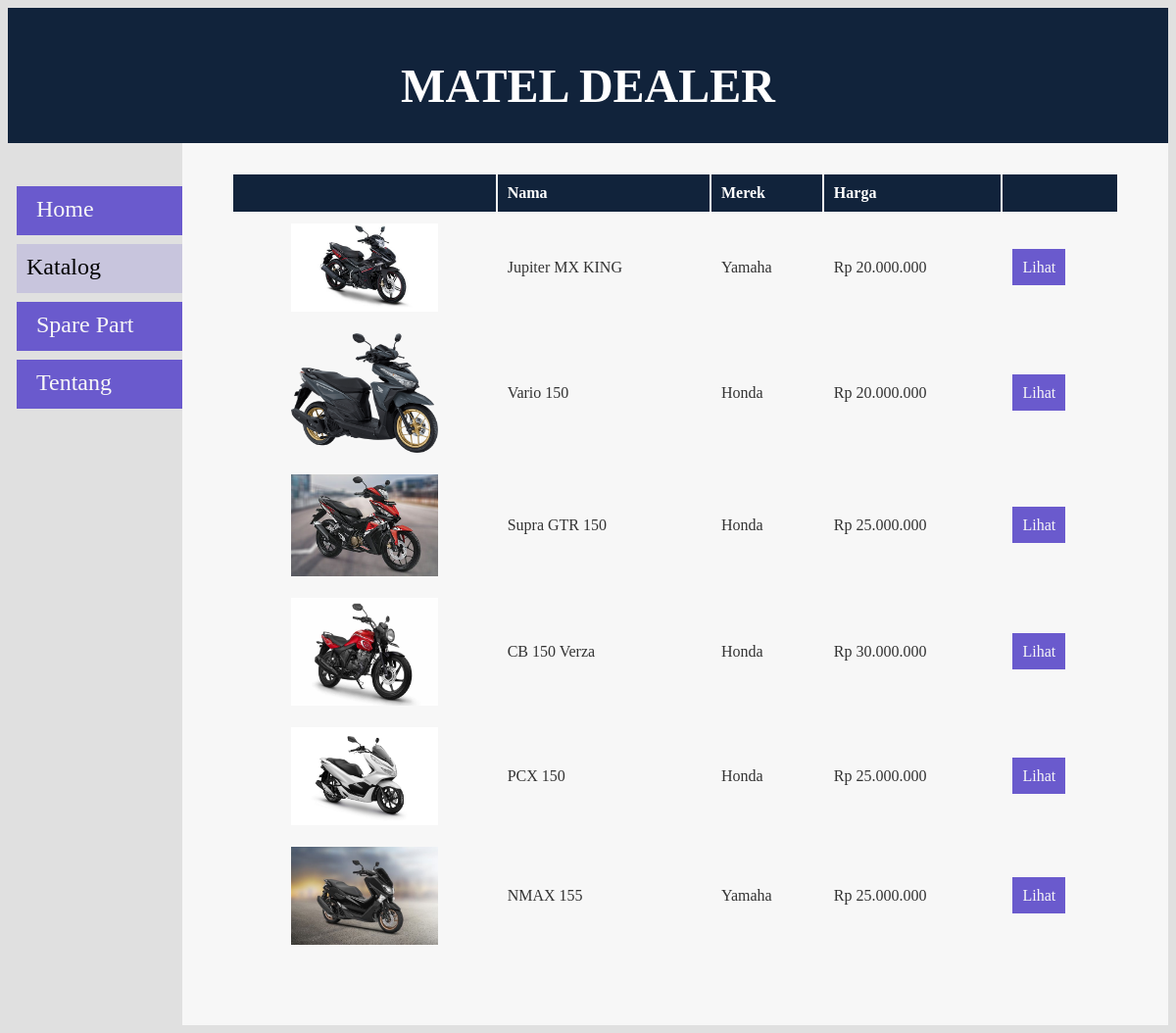
Page /katalog.php on the committed database.
### tables this page shows
CREATE TABLE `produk` (
  `id` int(11) NOT NULL,
  `nama` varchar(255) NOT NULL,
  `merek` varchar(12) NOT NULL,
  `jenis` varchar(9) NOT NULL,
  `spesifikasi` text,
  `stok` int(11) NOT NULL,
  `harga` int(12) NOT NULL,
  `gambar_produk` varchar(255) DEFAULT NULL
);

### katalog.php (the view, shortened to what this page needs)
<?php
  include ('koneksi.php');
?>
<html>
<head>
    <link href="css/style.css" rel="stylesheet" type="text/css">
</head>
<body>
        <div id="header">
                <h1>MATEL DEALER</h1>
            </div>
            <div id="sidebar">
                <ul>
                    <li class="sidebar-pilihan"><a href="index.php">Home</a></li>
                    <li class="sidebar-pilih">Katalog</li>
                    <li class="sidebar-pilihan"><a href="sparepart.php">Spare Part</a></li>
                    <li class="sidebar-pilihan"><a href="tentang.php">Tentang</a></li>
                </ul>
            </div>
            <div id="content">
                 <table>
                     <thead>
                              <tr>
                                  <th></th>
                                <th>Nama</th>
                                <th>Merek</th>
                                <th>Harga</th>
                                <th></th>
                              </tr>
                          </thead>
                          <tbody>
                            <?php
                            $query = "SELECT * FROM produk ORDER BY id ASC";
                            $result = mysqli_query($koneksi, $query);
                            while($row = mysqli_fetch_assoc($result))
                            {
                            ?>
                             <tr>
                             <td style="text-align: center;"><img class="gambar" src="admin/gambar/<?php echo $row['gambar_produk']; ?>" style="width: 150px;"></td>
                                <td><?php echo $row['nama']; ?></td>
                                <td><?php echo $row['merek']; ?></td>
                                <td>Rp <?php echo number_format($row['harga'],0,',','.'); ?></td>
                                <td><a href="lihat.php?id=<?php echo $row['id']; ?>">Lihat</a></td>
                            </tr>
                            <?php
                            }
                            ?>
                          </tbody>
                          </table>
            </div>
</body>
</html>

### css/style.css (style rules this page uses)
* { font-family: "Trebuchet MS"; }
body { background: #e0e0e0; }
#header { background: #11233b; height : 15%; text-align : center; padding-top : 20px; color : white; font-size : 1.5em; }
#sidebar { float : left; height : auto; width : 15%; font-size : 1.5em; padding-top : 20px; }
#content { background : #f7f7f7; float : right; width : 85%; height : auto; font-size : 1.5em; text-align :center; padding-top : 20px; padding-bottom: 60px; }
h1,h2,h3,h4,h5,h6 { text-transform: uppercase; }
table { width: 90%; height: auto; margin: 10px auto 10px auto; }
table thead th { background-color: #11233b; color: #ffffff; padding: 10px; text-align: left; text-decoration: none; }
table tbody td { color: #333; padding: 10px; }
ul { padding: 0; }
a { background-color: #6A5ACD; text-decoration: none; color: #f7f7f7; padding: 10px; }
.sidebar-pilihan { background-color: #6A5ACD; width: 100%; height: 30px; padding: 10px; margin: 9px; list-style-type: none; }
.sidebar-pilih { background-color: rgba(105, 90, 205, 0.205); width: 100%; height: 30px; padding: 10px; margin: 9px; list-style-type: none; }

### rows in the picture
produk: gambar_produk (picture), nama "Jupiter MX KING", merek "Yamaha", harga "20.000.000"
produk: gambar_produk (picture), nama "Vario 150", merek "Honda", harga "20.000.000"
produk: gambar_produk (picture), nama "Supra GTR 150", merek "Honda", harga "25.000.000"
produk: gambar_produk (picture), nama "CB 150 Verza", merek "Honda", harga "30.000.000"
produk: gambar_produk (picture), nama "PCX 150", merek "Honda", harga "25.000.000"
produk: gambar_produk (picture), nama "NMAX 155", merek "Yamaha", harga "25.000.000"
